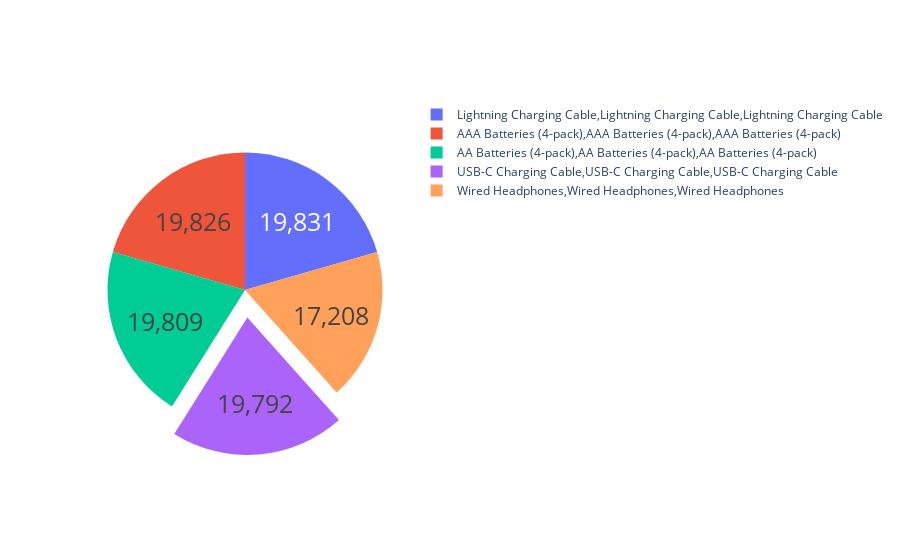

Notebook code cell kept with this figure:
### Code cell
iplot([trace])

### Figure 1 — Plotly figure (JSON) as saved in the notebook; plotly's stock layout.template omitted (floating-point values rounded to 4 significant figures)
{"data": [{"hoverinfo": "label+percent", "labels": ["Lightning Charging Cable,Lightning Charging Cable,Lightning Charging Cable", "AAA Batteries (4-pack),AAA Batteries (4-pack),AAA Batteries (4-pack)", "AA Batteries (4-pack),AA Batteries (4-pack),AA Batteries (4-pack)", "USB-C Charging Cable,USB-C Charging Cable,USB-C Charging Cable", "Wired Headphones,Wired Headphones,Wired Headphones"], "pull": [0, 0, 0, 0.2, 0], "textfont": {"size": 25}, "textinfo": "value", "type": "pie", "values": [19831, 19826, 19809, 19792, 17208]}], "layout": {}}
